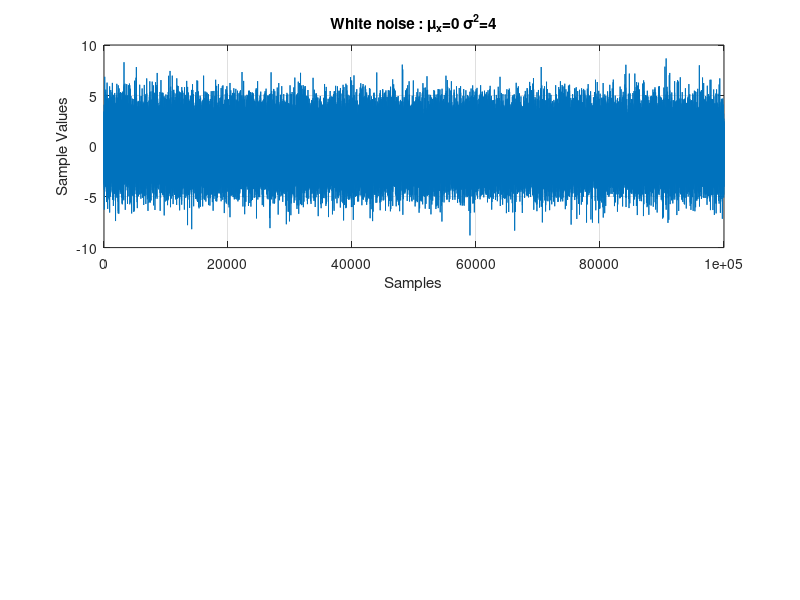

Here is the MATLAB script that generated this plot:
% White noise simulated in Matlab
clear all; clc; close all;
L=100000; %Sample length for the random signal
mu=0;
sigma=2;
X=sigma*randn(L,1)+mu;

figure();
subplot(2,1,1)
plot(X);
title(['White noise : \mu_x=',num2str(mu),' \sigma^2=',num2str(sigma^2)])
xlabel('Samples')
ylabel('Sample Values')
grid on;

